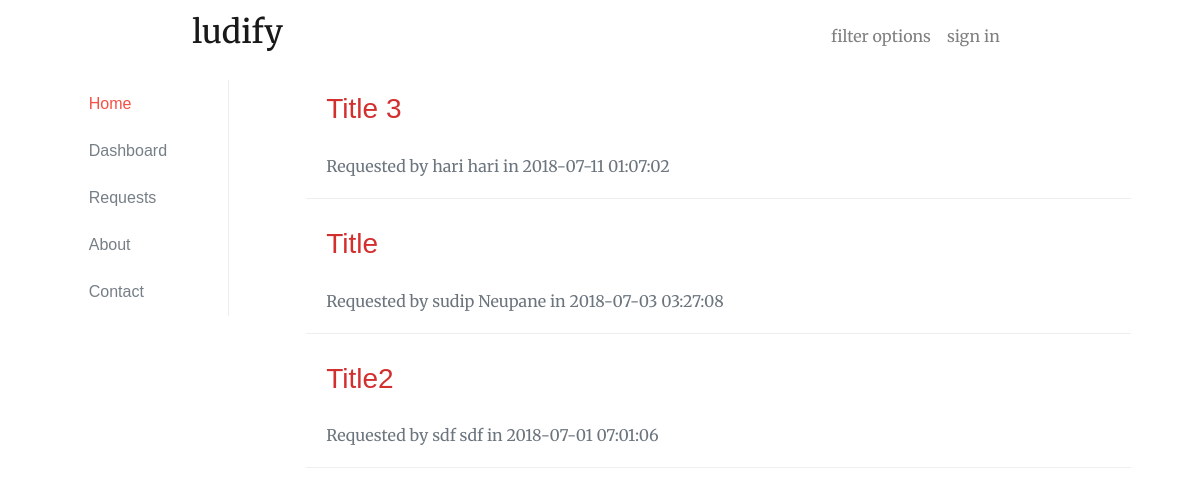
Screenshot of /request.php with the database file from the repository.
### tables this page shows
CREATE TABLE `requests` (
	`request_id` int(11) NOT NULL,
	`user_id` int(11) DEFAULT NULL,
	`request_body` text,
	`request_title` text,
	`date_of_request` datetime DEFAULT NULL
);

CREATE TABLE `users` (
	`user_id` int(11) NOT NULL,
	`first_name` varchar(50) NOT NULL,
	`last_name` varchar(50) NOT NULL,
	`email` varchar(100) NOT NULL,
	`password` varchar(100) NOT NULL,
	`hash` varchar(32) NOT NULL,
	`active` tinyint(1) NOT NULL,
	`loggedin` int(11) NOT NULL,
	`avatar` varchar(600) NOT NULL,
	`username` varchar(500) NOT NULL,
	`dob` date NOT NULL,
	`gender` varchar(200) NOT NULL,
	`contact` bigint(10) NOT NULL,
	`role_id` int(11) DEFAULT NULL
);

### database/get_username.php (called while the page is built)
<?php
function GetUsername($conn, $user_id){
	$query = "SELECT * FROM users WHERE user_id = $user_id";
	$result = mysqli_query($conn, $query);
	$row = mysqli_fetch_assoc($result);
	$name =  $row['first_name']." ".$row['last_name'];
	return $name;
}
?>

### request.php (the view, shortened to what this page needs)
<?php include 'partial_upper.php'; ?>
<?php include 'database/get_username.php';
?>
<?php include'partial_sidebar.php'; ?>
		<div class="col-md-9 container main-content">
		<?php
			$result = mysqli_query($conn,"select * from requests order by date_of_request desc");
			while($row = mysqli_fetch_assoc($result)){
		?>
				<div class="card main-list">
					<div class="card-header">
						<h3><a href="view_request.php?request_id=<?=$row['request_id'] ?>"> <?=$row['request_title'] ?> </a></h3>
					</div>
					<div class="card-body card-meta text-muted">
						Requested by <?=GETUSERNAME($conn,$row['user_id'])?> in <?=$row['date_of_request']?>
					</div>
				</div>
		<?php
			}
		?>
		</div>
	</div>
</div>
<?php include 'partial_lower.php'; ?>

### assets/css/custom.css (style rules this page uses)
* { font-family: 'Merriweather', 'Times New Roman', serif; }
a { color:#D32F2F; }
.card { border-radius: 0; margin-bottom: 16px; }
.main-list { border:none; border-bottom: 1px solid #eee; }
.card-header { background-color: transparent; border: none; font-family: 'Merriweather Sans', sans-serif; padding-bottom: 0; }
.card-header a { color:#D32F2F; font-family: 'Merriweather Sans', sans-serif; }

### rows the page displays
requests: request_title "Title 3", user.last_name "hari hari", date_of_request "2018-07-11 01:07:02"
requests: request_title "Title", user.last_name "sudip Neupane", date_of_request "2018-07-03 03:27:08"
requests: request_title "Title2", user.last_name "sdf sdf", date_of_request "2018-07-01 07:01:06"
